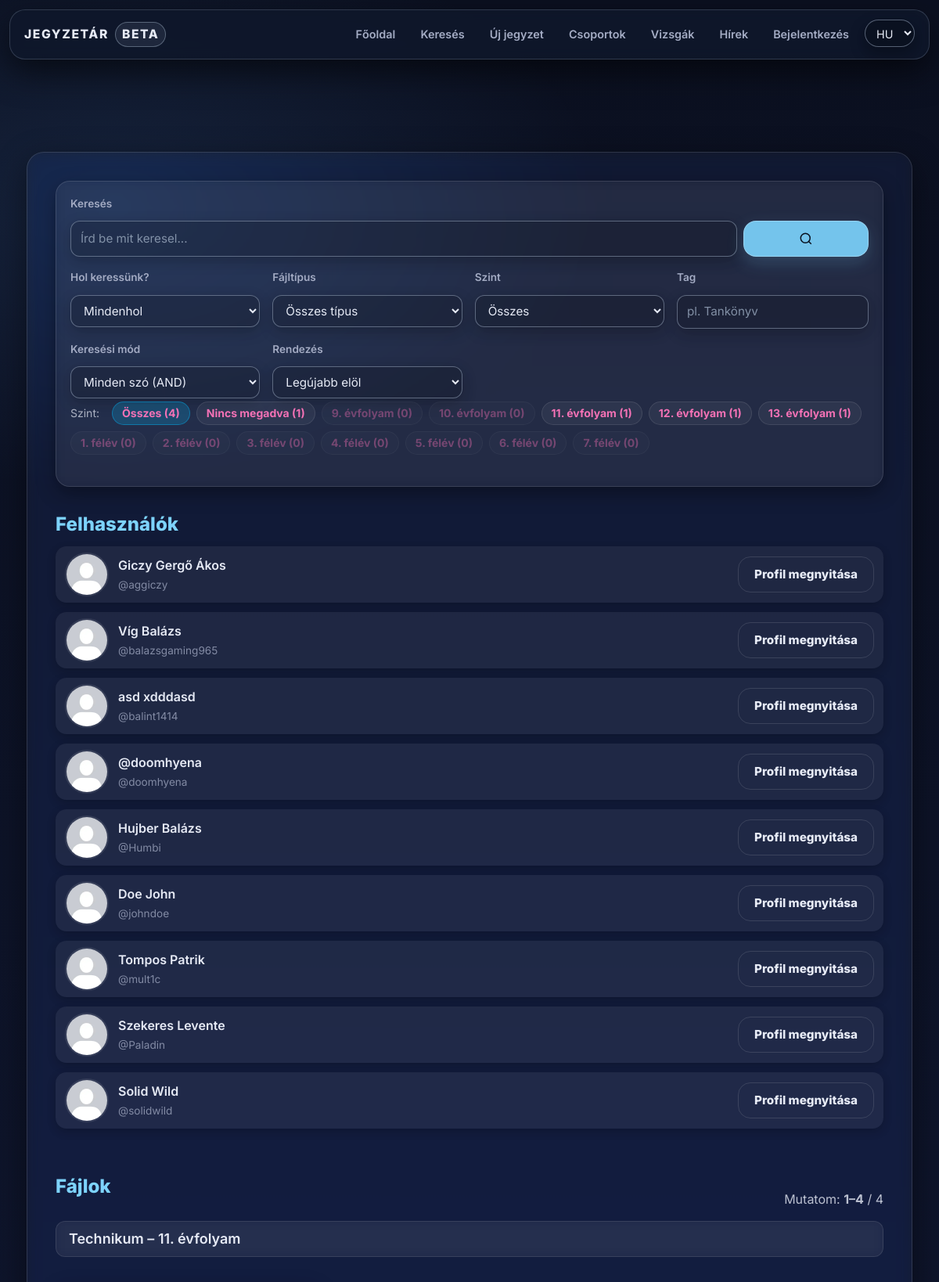
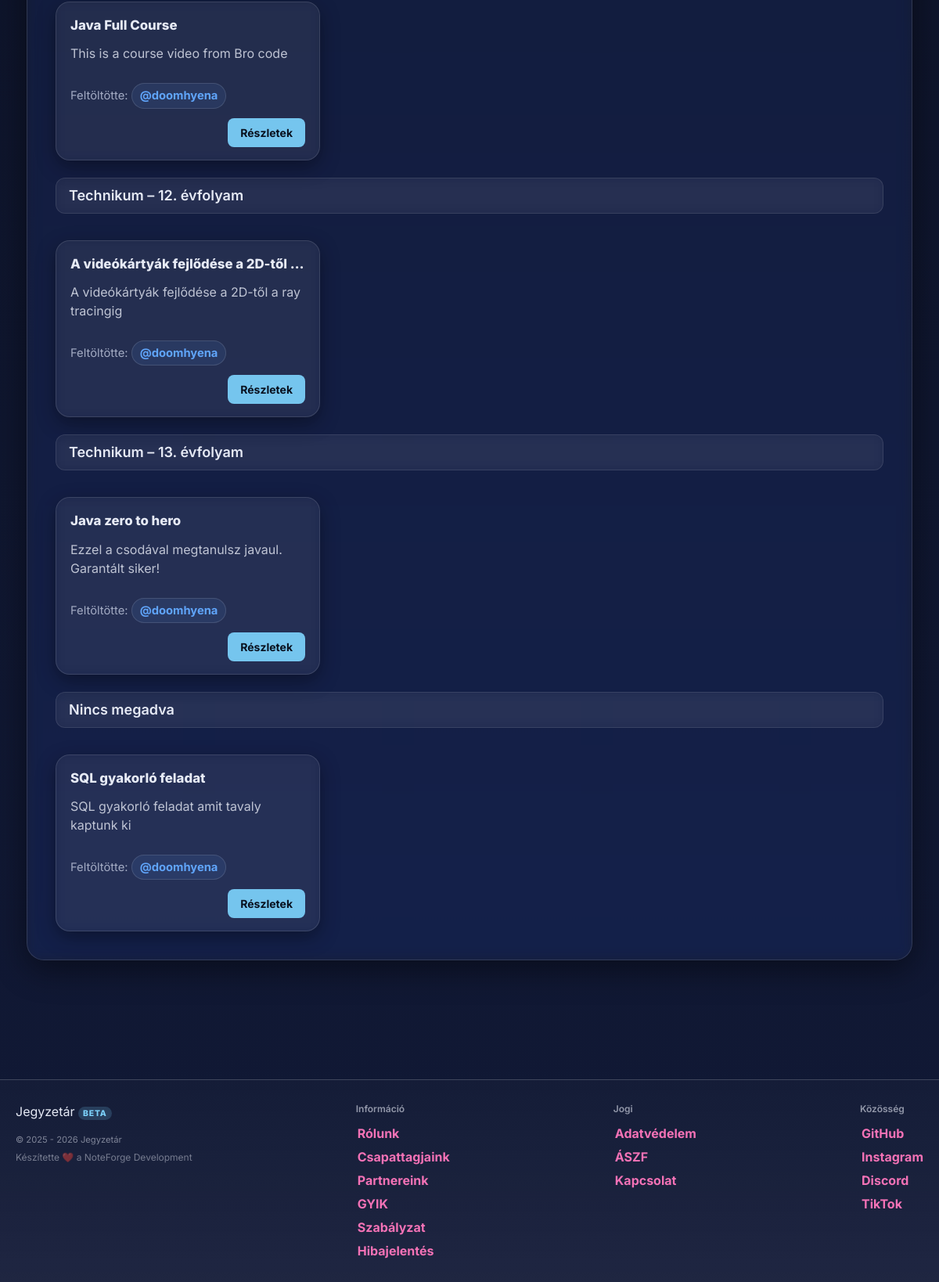
Screenshot of /search.php with the database file from the repository (2 pictures, top to bottom).
### tables this page shows
CREATE TABLE `users` (
  `id` int(11) NOT NULL,
  `lastname` varchar(100) DEFAULT NULL,
  `firstname` varchar(100) DEFAULT NULL,
  `username` varchar(50) NOT NULL,
  `birthdate` date DEFAULT NULL,
  `gender` varchar(10) DEFAULT NULL,
  `email` varchar(50) NOT NULL,
  `profile_picture` varchar(255) DEFAULT NULL,
  `password` varchar(255) NOT NULL,
  `security_question` varchar(255) NOT NULL,
  `security_answer` varchar(255) NOT NULL,
  `admin` tinyint(1) NOT NULL,
  `teacher` tinyint(1) NOT NULL,
  `registration_date` datetime DEFAULT NULL,
  `language` varchar(5) NOT NULL DEFAULT 'hu',
  `oauth_provider` varchar(20) DEFAULT NULL,
  `oauth_sub` varchar(191) DEFAULT NULL,
  `email_verified` tinyint(1) NOT NULL DEFAULT 0,
  `bio` text DEFAULT NULL,
  `profile_theme` varchar(32) NOT NULL DEFAULT 'default',
  `twofa_enabled` tinyint(1) NOT NULL DEFAULT 0,
  `used_reg_code` varchar(64) DEFAULT NULL,
  `used_reg_code_at` datetime DEFAULT NULL,
  `show_fullname` tinyint(1) NOT NULL DEFAULT 1,
  `show_email` tinyint(1) NOT NULL DEFAULT 0,
  `show_birthdate` tinyint(1) NOT NULL DEFAULT 0
);

CREATE TABLE `files` (
  `id` int(11) NOT NULL,
  `uploaded_by` int(11) DEFAULT NULL,
  `name` varchar(255) NOT NULL,
  `file_name` varchar(255) NOT NULL,
  `description` text DEFAULT NULL,
  `file_path` varchar(255) NOT NULL,
  `tags` varchar(255) NOT NULL,
  `tn_name` varchar(255) DEFAULT NULL,
  `file_size` bigint(20) UNSIGNED DEFAULT NULL,
  `download_count` int(11) NOT NULL DEFAULT 0,
  `content_text` longtext DEFAULT NULL,
  `edu_stage` enum('hs','uni') DEFAULT NULL,
  `edu_level` tinyint(4) DEFAULT NULL,
  `external_url` varchar(255) NOT NULL,
  `content_type` enum('file','note','','') NOT NULL,
  `note_markdown` mediumtext NOT NULL,
  `note_excerpt` varchar(255) NOT NULL
);

### search.php (the view, shortened to what the rows shown need)
<?php
    require_once "assets/php/db.php";
    require_once "assets/php/functions.php";
    $q = trim($_GET['q'] ?? '');
    $scope = strtolower($_GET['scope'] ?? 'all');
    $sort = strtolower($_GET['sort'] ?? 'newest');
    $page = (int)($_GET['page'] ?? 1);
    $perPage = 24;
    $userResult = null;
    if ($scope !== 'files') {
        $where = '';
        $types = '';
        $params = [];
        $order = 'ORDER BY u.username ASC';
        $sqlUsers = "SELECT u.id, u.username, u.firstname, u.lastname, u.profile_picture, COALESCE(u.show_fullname, 1) AS show_fullname FROM users u $where $order LIMIT 50";
        $userResult = db_query($conn, $sqlUsers, $types, $params);
    }
    $fileResult = null;
    $hasEduStage = false;
    $hasEduLevel = false;
    $columnsRes = $conn->query("SHOW COLUMNS FROM files");
    if ($columnsRes) {
        while ($c = $columnsRes->fetch_assoc()) {
            $col = strtolower($c['Field'] ?? '');
            if ($col === 'edu_stage') $hasEduStage = true;
            if ($col === 'edu_level') $hasEduLevel = true;
        }
    }
    $useEdu = ($hasEduStage && $hasEduLevel);
    if ($scope !== 'users') {
        $whereBase = [];
        $typesBase = '';
        $paramsBase = [];
        $whereSql = $whereBase ? 'WHERE ' . implode(' AND ', $whereBase) : '';
        $scoreSql = '0 AS score';
        $debugSql = '';
        $orderSql = 'ORDER BY f.id DESC';
        if ($useEdu) {
            if ($sort === 'rating') {
                $orderSql = 'ORDER BY (f.edu_stage IS NULL OR f.edu_level IS NULL) ASC, f.edu_stage ASC, f.edu_level ASC, avg_rating DESC, rating_count DESC, f.id DESC';
            } elseif ($sort === 'relevance' && $q !== '') {
                $orderSql = 'ORDER BY (f.edu_stage IS NULL OR f.edu_level IS NULL) ASC, f.edu_stage ASC, f.edu_level ASC, score DESC, f.id DESC';
            } elseif ($sort === 'oldest') {
                $orderSql = 'ORDER BY (f.edu_stage IS NULL OR f.edu_level IS NULL) ASC, f.edu_stage ASC, f.edu_level ASC, f.id ASC';
            } else {
                $orderSql = 'ORDER BY (f.edu_stage IS NULL OR f.edu_level IS NULL) ASC, f.edu_stage ASC, f.edu_level ASC, f.id DESC';
            }
        }
        $offset = ($page - 1) * $perPage;
        $useKeyset = false;
        $pagingWhereSql = $whereSql;
        $typesPaged = $typesBase;
        $paramsPaged = $paramsBase;
        if ($sort === 'rating') {
            $sqlFiles = "SELECT f.*, $scoreSql $debugSql, IFNULL(AVG(r.rating), 0) AS avg_rating, COUNT(r.id) AS rating_count FROM files f LEFT JOIN ratings r ON r.file_id = f.id $pagingWhereSql GROUP BY f.id $orderSql LIMIT ?";
            $typesPaged .= 'i';
            $paramsPaged[] = $perPage;
        } else {
            $sqlFiles = "SELECT f.*, $scoreSql $debugSql FROM files f $pagingWhereSql $orderSql LIMIT ?";
            $typesPaged .= 'i';
            $paramsPaged[] = $perPage;
        }
        if (!$useKeyset) {
            $sqlFiles .= " OFFSET ?";
            $typesPaged .= 'i';
            $paramsPaged[] = $offset;
        }
        $fileResultQ = db_query($conn, $sqlFiles, $typesPaged, $paramsPaged);
        $fileResult = null;
        if ($fileResultQ) {
            $buffered = [];
            while ($row = $fileResultQ->fetch_assoc()) {
                $buffered[] = $row;
            }
            $fileResult = $buffered;
        }
    }
    require "assets/php/lang.php";
?>
<!DOCTYPE html>
<html lang="<?= htmlspecialchars($lang) ?>">
<head>
    <link rel="stylesheet" href="assets/css/styles.css">
    <script src="https://cdn.jsdelivr.net/npm/@tailwindcss/browser@4"></script>
</head>
<body>
<div class="content-wrapper w-full">
    <?php include "assets/php/ads.php"; ?>
    <div class="main w-full max-w-6xl mx-auto px-4 md:px-6 lg:px-8 py-6">
        <?php if ($userResult && $userResult->num_rows > 0): ?>
            <div class="list-compact flex flex-col gap-3 mb-6">
                <?php while ($u = $userResult->fetch_assoc()):
                    $usernameRaw = $u['username'];
                    $username = htmlspecialchars($usernameRaw);
                    $fullname = htmlspecialchars(trim(($u['lastname'] ?? '').' '.($u['firstname'] ?? '')));
                    $pfp = "assets/img/default_profile_picture.jpg";
                ?>
                    <article class="mini-card flex items-center gap-3 p-3 rounded-lg bg-white/5 border border-white/10">
                        <img src="<?= htmlspecialchars($pfp) ?>" alt="" class="w-12 h-12 md:w-14 md:h-14 rounded-full object-cover border-2 border-white/10 flex-shrink-0">
                        <div class="mini-main flex-1 min-w-0">
                            <?php
                        $displayName = (
                            (int)($u['show_fullname'] ?? 1) === 1
                            && $fullname !== ''
                        ) ? $fullname : '@' . $username;
                    ?>
                    <h4 class="mini-title text-base md:text-lg font-semibold truncate"><?= $displayName ?></h4>
                            <p class="mini-meta text-sm md:text-base opacity-75 truncate">@<?= $username ?></p>
                        </div>
                        <a href="profile.php?username=<?= urlencode($usernameRaw) ?>"
                           class="btn-ghost text-sm md:text-base flex-shrink-0"
                           title="<?= htmlspecialchars(t('open_profile')) ?>">
                            <?= htmlspecialchars(t('open_profile')) ?>
                        </a>
                    </article>
                <?php endwhile; ?>
            </div>
        <?php endif; ?>
        <?php if (is_array($fileResult) && count($fileResult) > 0): ?>
                <?php
                    $needlesForUi = $GLOBALS['__search_tokens'] ?? [];
                ?>
            <?php
                $currentEduHeader = '__init__';
                $renderEduHeader = function($s, $l) {
                    if ($s === null || $l === null || $s === '' || $l === '') return t('search_edu_none');
                    $l = (int)$l;
                    if ($s === 'hs') return sprintf(t('search_edu_hs_fmt'), $l);
                    if ($s === 'uni') return sprintf(t('search_edu_uni_fmt'), $l);
                    return t('search_edu_none');
                };
            ?>
            <div class="content-grid grid grid-cols-1 md:grid-cols-2 lg:grid-cols-3 gap-4 md:gap-6">
                <?php foreach ($fileResult as $f):
                    $uploaderQ = db_query($conn, "SELECT username FROM users WHERE id = ?", "i", [(int)($f['uploaded_by'] ?? 0)]);
                    $uploader  = $uploaderQ && $uploaderQ->num_rows ? $uploaderQ->fetch_assoc()['username'] : null;
                    $stVal = ($useEdu ? ($f['edu_stage'] ?? null) : null);
                    $lvVal = ($useEdu ? ($f['edu_level'] ?? null) : null);
                    $eduKey = ($useEdu ? (($stVal === null || $lvVal === null) ? '__null__' : ((string)$stVal . '-' . (string)$lvVal)) : '__nogroup__');
                    if ($useEdu && $eduKey !== $currentEduHeader):
                        $currentEduHeader = $eduKey;
                ?>
                        <div class="md:col-span-2 lg:col-span-3">
                            <div class="sticky top-0 z-10 mb-3 rounded-xl bg-white/5 backdrop-blur border border-white/10 px-4 py-2">
                                <h4 class="text-base md:text-lg font-semibold">
                                    <?= htmlspecialchars($renderEduHeader($stVal, $lvVal)) ?>
                                </h4>
                            </div>
                        </div>
                    <?php endif; ?>
                    <article class="card p-4 break-words flex flex-col">
                        <h4 class="entry-title text-lg md:text-xl mb-2 truncate">
                            <?= highlight_many_html($f['name'] ?? '', $needlesForUi) ?>
                        </h4>
                        <?php if (!empty($f['description'])):
                            $snippet = build_snippet((string)$f['description'], $needlesForUi, 90);
                        ?>
                            <p class="text-sm md:text-base opacity-80 mb-3 line-clamp-3">
                                <?= highlight_many_html($snippet, $needlesForUi) ?>
                            </p>
                        <?php endif; ?>
                        <?php if ($uploader): ?>
                            <p class="entry-meta text-sm md:text-base mb-4">
                                <?= htmlspecialchars(t('label_uploaded_by')) ?>
                                <a class="uploader-name" href="profile.php?username=<?= urlencode($uploader) ?>">
                                    @<?= htmlspecialchars($uploader) ?>
                                </a>
                            </p>
                        <?php endif; ?>
                        <div class="mt-auto flex flex-wrap gap-2 items-center">
                            <a class="note-link text-sm md:text-base ml-auto" href="note.php?id=<?= (int)$f['id'] ?>">
                                <?= htmlspecialchars(t('btn_details')) ?>
                            </a>
                        </div>
                    </article>
                <?php endforeach; ?>
            </div>
        <?php endif; ?>
    </div>
</div>
</body>
</html>

### rows the page displays
users: displayName "Giczy Gergő Ákos", username "aggiczy"
users: displayName "Víg Balázs", username "balazsgaming965"
users: displayName "asd xdddasd", username "balint1414"
users: displayName "@doomhyena", username "doomhyena"
users: displayName "Hujber Balázs", username "Humbi"
users: displayName "Doe John", username "johndoe"
users: displayName "Tompos Patrik", username "mult1c"
users: displayName "Szekeres Levente", username "Paladin"
users: displayName "Solid Wild", username "solidwild"
files: lvVal "Technikum – 11. évfolyam", name "Java Full Course", description "This is a course video from Bro code", users.username "doomhyena"
files: lvVal "Technikum – 12. évfolyam", name "A videókártyák fejlődése a 2D-től…", description "A videókártyák fejlődése a 2D-től a ray tracingig", users.username "doomhyena"
files: lvVal "Technikum – 13. évfolyam", name "Java zero to hero", description "Ezzel a csodával megtanulsz javaul. Garantált siker!", users.username "doomhyena"
files: lvVal "Nincs megadva", name "SQL gyakorló feladat", description "SQL gyakorló feladat amit tavaly kaptunk ki", users.username "doomhyena"

### other values shown
t('nav_home') "Főoldal"
t('nav_search') "Keresés"
t('nav_upload') "Új jegyzet"
t('nav_groups') "Csoportok"
t('nav_exams') "Vizsgák"
t('nav_login') "Bejelentkezés"
t('search_input_label') "Keresés"
t('label_scope') "Hol keressünk?"
t('label_type') "Fájltípus"
t('search_level_label') "Szint"
t('search_tag_label') "Tag"
t('search_mode_label') "Keresési mód"
t('label_sort') "Rendezés"
t('search_facet_level') "Szint:"
sprintf(t('search_facet_all_fmt'), (int)$allCnt) "Összes (4)"
